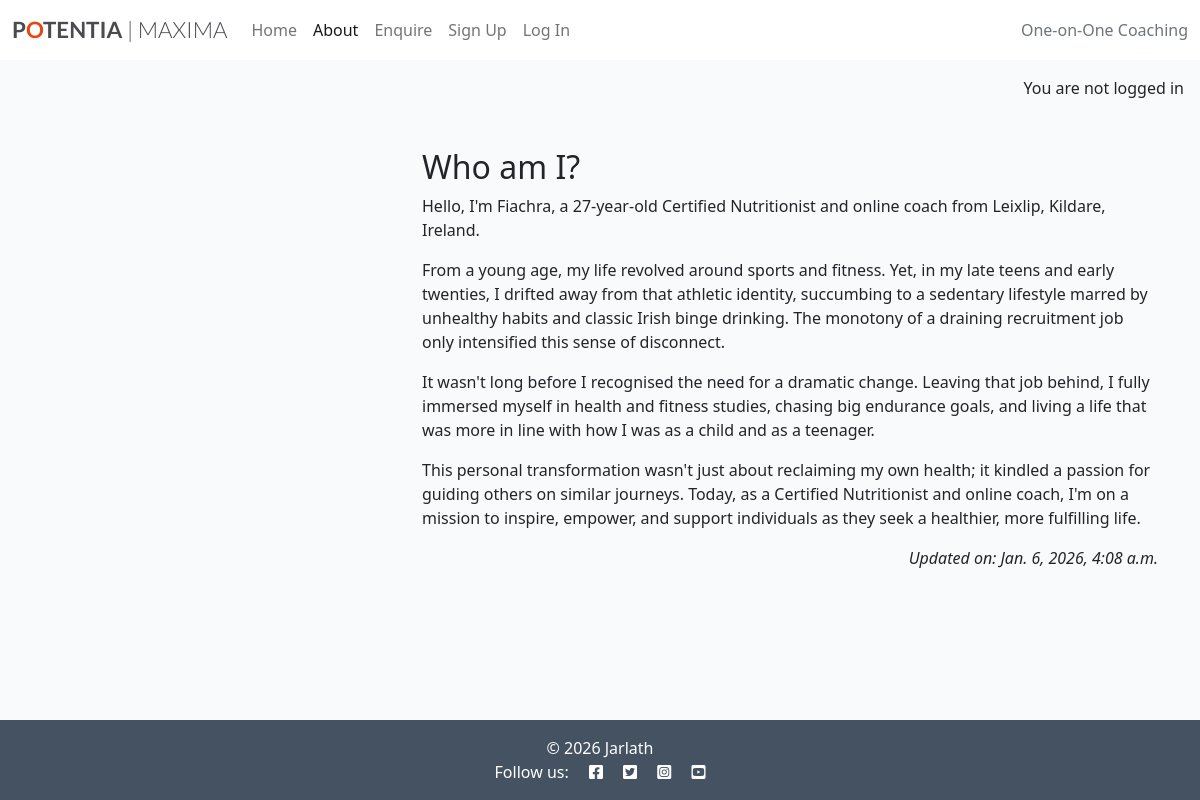
The page /about/ on the database its author committed.
### about/models.py (models this page shows, shortened)
class About(models.Model):
    title = models.CharField(max_length=200)
    content = models.TextField()
    updated_on = models.DateTimeField(auto_now=True)
    class Meta:
        ordering = ["-updated_on"]

### about/views.py (the view)
# urls.py: path('', views.about_view, name='about'),
def about_view(request):
    about_content = About.objects.all().order_by('-updated_on').first()
    context = {
        'about': about_content,
    }
    return render(
        request,
        'about/about.html',
        context
        )

### about/templates/about/about.html
{% extends 'base.html' %}
{% block content %}
{% load static %}
<div class="container mt-5">
    <div class="row">
        <div class="col-4 text-center">
        </div>
        <div class="col-8">
            <h2>{{ about.title }}</h2>
            {{ about.content | safe }}
        </div>
    </div>
    <div class="row">
        <div class="col text-right">
            <p class="text-end"><em>Updated on: {{ about.updated_on }}</em></p>
        </div>
    </div>
</div>
{% endblock content %}

### static/css/style.css (style rules this page uses)
body { background-color: #F9FAFC; }
.main-bg { background-color: #F9FAFC; }

### rows shown on the page
About: title "Who am I?", content "Hello, I'm Fiachra, a 27-year-old Certified Nutritionist and online coach from Leixlip, Kildare, Ireland. From a young age, my life revolved around sports and fitness. Yet, in my late teens and early twenties, I drifted away from that athletic identity, succumbing to a sedentary lifestyle marred by unhealthy habits and classic Irish binge drinking. The monotony of a draining recruitment job only intensified this sense of disconnect. It wasn't long before I recognised the need for a dramatic change. Leaving that job behind, I fully immersed myself in health and fitness studies, chasing big endurance goals, and living a life that was more in line with how I was as a child and as a teenager.…", updated_on "Jan. 6, 2026, 4:08 a.m."
